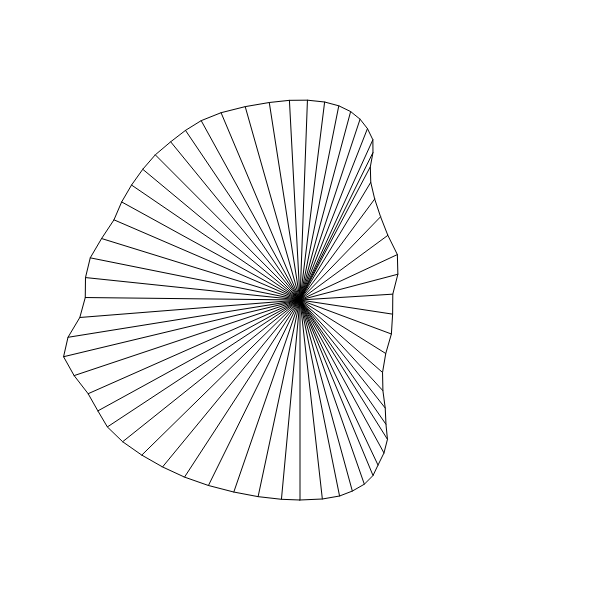
Frame 1 (no input)
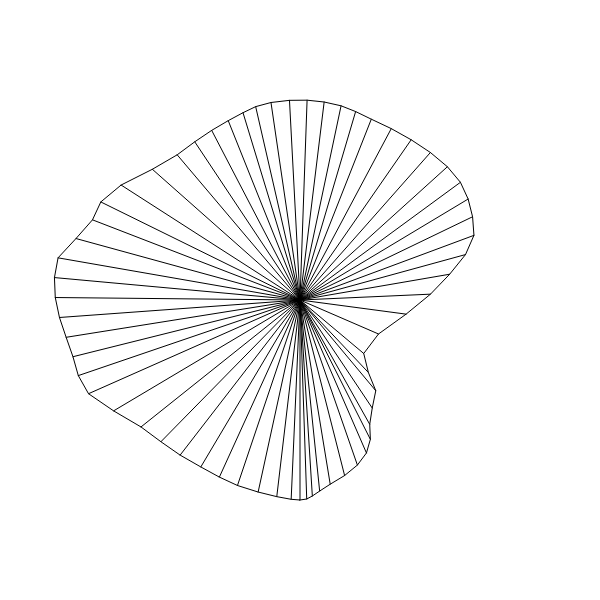
Frame 60 (no input)
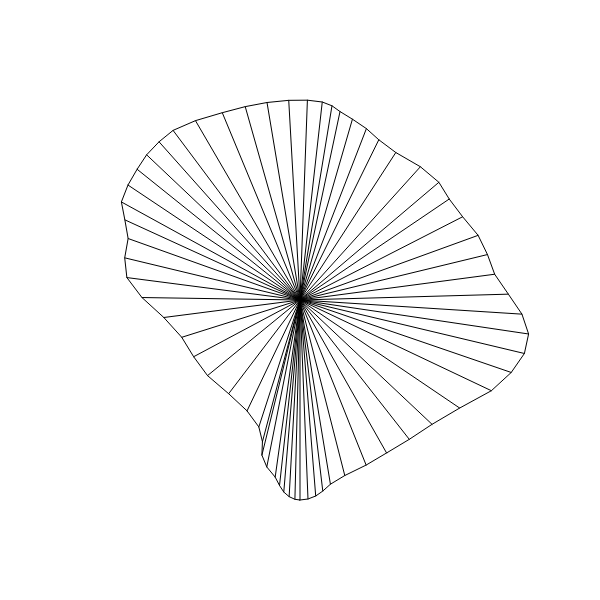
Frame 120 (the mouse pressed at the canvas centre since frame 60)

The p5.js sketch that drew these frames (run headless with seeded random() and noise() and a simulated clock; from frame 60 on, the mouse is pressed at the canvas centre):

// p5.js sketch
// ── sketch.js
// https://openprocessing.org/sketch/1635706

f = 0;
r = 200;
o = 0;

function setup() {
  createCanvas(600, 600);
  background(255);
  noFill();
}

function draw() {
  background(255);
  //clear();
  t = o;
  push();
  translate(width / 2, height / 2);
  beginShape();
  for (let i = 0; i < TAU; i += 0.1) {
    n = map(noise(t, i / 5), 0, 1, -r / 2, r * 2);
    t += 0.05;
    y = cos(i) * r;
    x = sin(i) * n;
    vertex(x, y);
    line(x, y, 0, 0);
  }
  endShape(CLOSE);
  o += 0.01;
}
